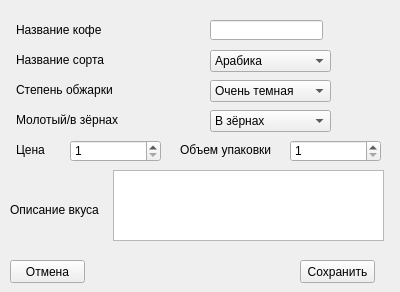
<?xml version="1.0" encoding="UTF-8"?>
<ui version="4.0">
 <class>Form</class>
 <widget class="QWidget" name="Изменение состава кофе">
  <property name="geometry">
   <rect>
    <x>0</x>
    <y>0</y>
    <width>400</width>
    <height>292</height>
   </rect>
  </property>
  <property name="windowTitle">
   <string>Form</string>
  </property>
  <property name="styleSheet">
   <string notr="true">font: 10pt &quot;MS Shell Dlg 2&quot;;</string>
  </property>
  <widget class="QPushButton" name="pushButton">
   <property name="geometry">
    <rect>
     <x>300</x>
     <y>260</y>
     <width>75</width>
     <height>23</height>
    </rect>
   </property>
   <property name="text">
    <string>Сохранить</string>
   </property>
  </widget>
  <widget class="QPushButton" name="pushButton_2">
   <property name="geometry">
    <rect>
     <x>10</x>
     <y>260</y>
     <width>75</width>
     <height>23</height>
    </rect>
   </property>
   <property name="text">
    <string>Отмена</string>
   </property>
  </widget>
  <widget class="QLabel" name="label">
   <property name="geometry">
    <rect>
     <x>16</x>
     <y>20</y>
     <width>141</width>
     <height>20</height>
    </rect>
   </property>
   <property name="text">
    <string>Название кофе</string>
   </property>
  </widget>
  <widget class="QLineEdit" name="lineEdit">
   <property name="geometry">
    <rect>
     <x>210</x>
     <y>20</y>
     <width>113</width>
     <height>20</height>
    </rect>
   </property>
  </widget>
  <widget class="QLabel" name="label_2">
   <property name="geometry">
    <rect>
     <x>16</x>
     <y>50</y>
     <width>121</width>
     <height>20</height>
    </rect>
   </property>
   <property name="text">
    <string>Название сорта</string>
   </property>
  </widget>
  <widget class="QComboBox" name="comboBox">
   <property name="geometry">
    <rect>
     <x>210</x>
     <y>50</y>
     <width>121</width>
     <height>22</height>
    </rect>
   </property>
   <item>
    <property name="text">
     <string>Арабика</string>
    </property>
   </item>
   <item>
    <property name="text">
     <string>Робуста</string>
    </property>
   </item>
   <item>
    <property name="text">
     <string>Либерика</string>
    </property>
   </item>
  </widget>
  <widget class="QLabel" name="label_3">
   <property name="geometry">
    <rect>
     <x>16</x>
     <y>80</y>
     <width>121</width>
     <height>20</height>
    </rect>
   </property>
   <property name="text">
    <string>Степень обжарки</string>
   </property>
  </widget>
  <widget class="QComboBox" name="comboBox_2">
   <property name="geometry">
    <rect>
     <x>210</x>
     <y>80</y>
     <width>121</width>
     <height>22</height>
    </rect>
   </property>
   <item>
    <property name="text">
     <string>Очень темная</string>
    </property>
   </item>
   <item>
    <property name="text">
     <string>Темная</string>
    </property>
   </item>
   <item>
    <property name="text">
     <string>Средне-темная</string>
    </property>
   </item>
   <item>
    <property name="text">
     <string>Средняя</string>
    </property>
   </item>
   <item>
    <property name="text">
     <string>Светлая</string>
    </property>
   </item>
  </widget>
  <widget class="QLabel" name="label_4">
   <property name="geometry">
    <rect>
     <x>16</x>
     <y>110</y>
     <width>121</width>
     <height>20</height>
    </rect>
   </property>
   <property name="text">
    <string>Молотый/в зёрнах</string>
   </property>
  </widget>
  <widget class="QComboBox" name="comboBox_3">
   <property name="geometry">
    <rect>
     <x>210</x>
     <y>110</y>
     <width>121</width>
     <height>22</height>
    </rect>
   </property>
   <item>
    <property name="text">
     <string>В зёрнах</string>
    </property>
   </item>
   <item>
    <property name="text">
     <string>Молотый</string>
    </property>
   </item>
  </widget>
  <widget class="QLabel" name="label_5">
   <property name="geometry">
    <rect>
     <x>10</x>
     <y>200</y>
     <width>101</width>
     <height>20</height>
    </rect>
   </property>
   <property name="text">
    <string>Описание вкуса</string>
   </property>
  </widget>
  <widget class="QTextEdit" name="textEdit">
   <property name="geometry">
    <rect>
     <x>113</x>
     <y>170</y>
     <width>271</width>
     <height>71</height>
    </rect>
   </property>
   <property name="html">
    <string>&lt;!DOCTYPE HTML PUBLIC &quot;-//W3C//DTD HTML 4.0//EN&quot; &quot;http://www.w3.org/TR/REC-html40/strict.dtd&quot;&gt;
&lt;html&gt;&lt;head&gt;&lt;meta name=&quot;qrichtext&quot; content=&quot;1&quot; /&gt;&lt;style type=&quot;text/css&quot;&gt;
p, li { white-space: pre-wrap; }
&lt;/style&gt;&lt;/head&gt;&lt;body style=&quot; font-family:'MS Shell Dlg 2'; font-size:10pt; font-weight:400; font-style:normal;&quot;&gt;
&lt;p style=&quot;-qt-paragraph-type:empty; margin-top:0px; margin-bottom:0px; margin-left:0px; margin-right:0px; -qt-block-indent:0; text-indent:0px;&quot;&gt;&lt;br /&gt;&lt;/p&gt;&lt;/body&gt;&lt;/html&gt;</string>
   </property>
  </widget>
  <widget class="QLabel" name="label_6">
   <property name="geometry">
    <rect>
     <x>16</x>
     <y>140</y>
     <width>41</width>
     <height>20</height>
    </rect>
   </property>
   <property name="text">
    <string>Цена</string>
   </property>
  </widget>
  <widget class="QLabel" name="label_7">
   <property name="geometry">
    <rect>
     <x>180</x>
     <y>140</y>
     <width>101</width>
     <height>20</height>
    </rect>
   </property>
   <property name="text">
    <string>Объем упаковки</string>
   </property>
  </widget>
  <widget class="QSpinBox" name="spinBox">
   <property name="geometry">
    <rect>
     <x>70</x>
     <y>140</y>
     <width>91</width>
     <height>22</height>
    </rect>
   </property>
   <property name="minimum">
    <number>1</number>
   </property>
   <property name="maximum">
    <number>999999</number>
   </property>
  </widget>
  <widget class="QSpinBox" name="spinBox_2">
   <property name="geometry">
    <rect>
     <x>290</x>
     <y>140</y>
     <width>91</width>
     <height>22</height>
    </rect>
   </property>
   <property name="minimum">
    <number>1</number>
   </property>
   <property name="maximum">
    <number>999999</number>
   </property>
  </widget>
 </widget>
 <resources/>
 <connections/>
</ui>
